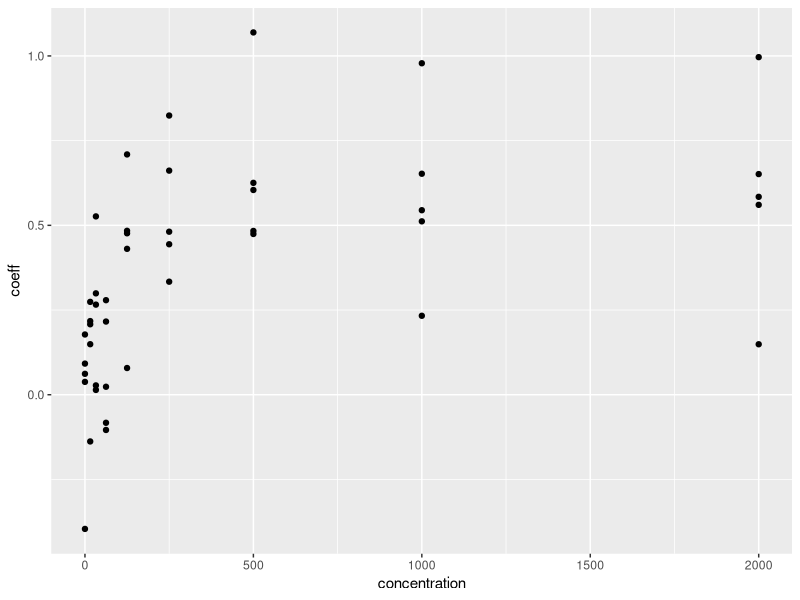
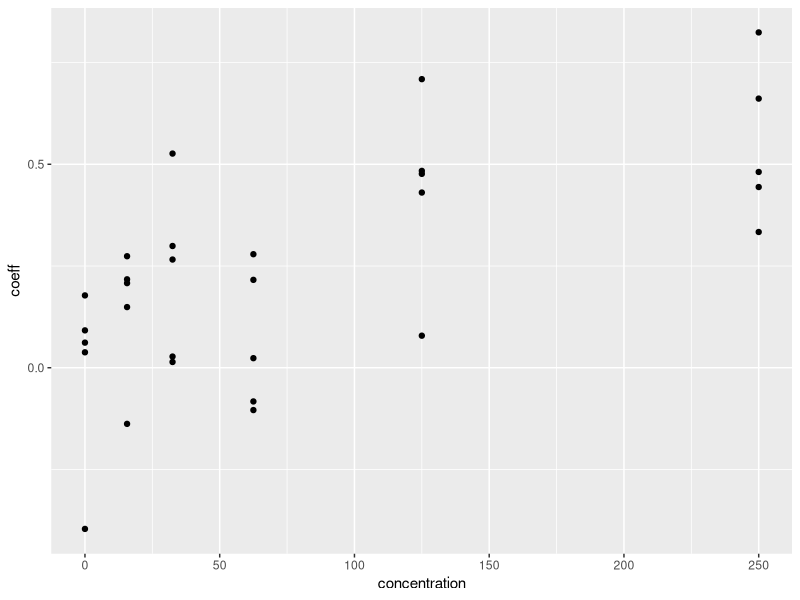
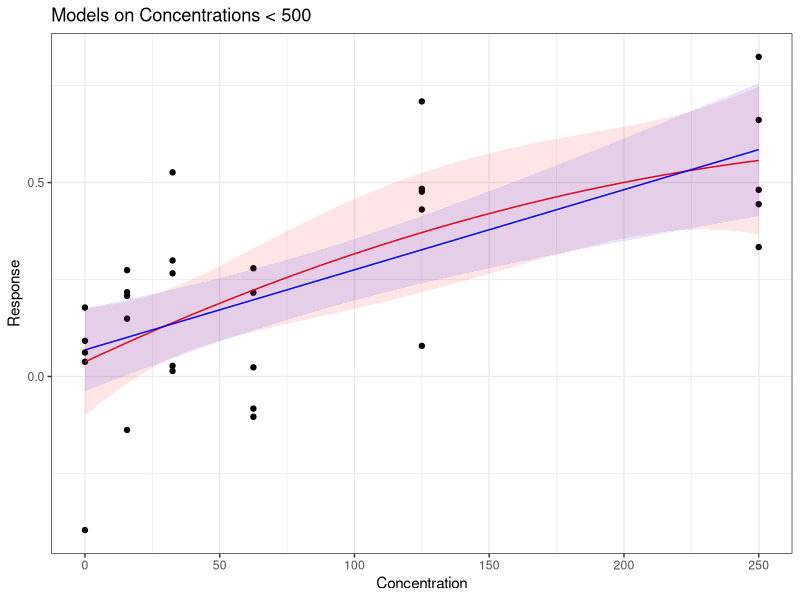
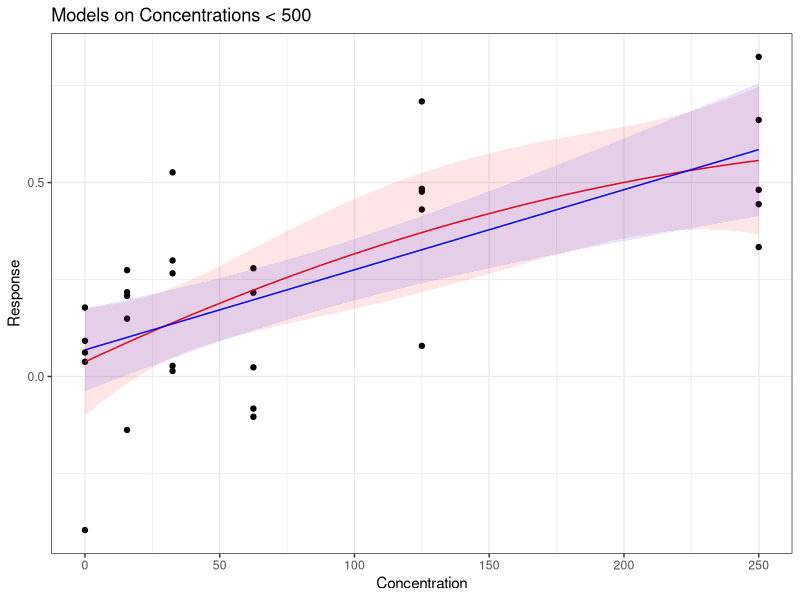

Write the R code that produced these figures, in order. (Note: this script raises an error after producing the figures.)
# load in packages
library(tidyr)
library(dplyr)
library(ggplot2)
library(nlme)

# fig path
fig_path <- 'figs'

# write function for determining x intercept for quadratic model
x_at_y0 <- function(xmin, xmax, model, y, colname_x){
  temp = data.frame(x = seq(xmin, xmax, length.out = 100000))
  colnames(temp) <- colname_x
  temp$z <- predict(model, temp)
  return(temp[which.min(abs(temp$z-y)),1])
}

# Analysis of CC low ####
# load in data
d_cclow <- readxl::read_excel('data/raw_data_310717.xlsx', range = 'A2:E47') %>%
  fill(., concentration) %>%
  data.frame()

# quick plot                             
ggplot(d_cclow) +
  geom_point(aes(concentration, coeff)) 

# filter out curve below 500
d_sub <- filter(d_cclow, concentration < 500)

# replot
ggplot(d_sub) +
  geom_point(aes(concentration, coeff)) 

# so this is where you need to make the decision of when to cut the data...
# could be < 50 concentration?

# I shall do an example model and simplification

# linear model only
lin_mod <- lm(coeff ~ concentration, d_sub)
quad_mod <- lm(coeff ~ concentration + I(concentration^2), d_sub)

# compare models
AIC(lin_mod, quad_mod)
anova(lin_mod, quad_mod)

# quadratic term is not significant here

# create a predictions dataset
preds <- data.frame(concentration = seq(min(d_sub$concentration), max(d_sub$concentration), length.out = 50)) %>%
  # predict the linear model with confidence intervals
  mutate(., pred_lin = predict(lin_mod, .),
         # upper confidence intervals
         lin_CI_high = predict(lin_mod, ., interval = 'confidence')[,3],
         # lower confidence intervals
         lin_CI_low = predict(lin_mod, ., interval = 'confidence')[,2],
         # predict the quadratic model
         pred_quad = predict(quad_mod, .),
         # upper confidence intervals
         quad_CI_high = predict(quad_mod, ., interval = 'confidence')[,3],
         # lower confidence intervals
         quad_CI_low = predict(quad_mod, ., interval = 'confidence')[,2])

# fancier plot
ggplot(d_sub) +
  geom_point(aes(concentration, coeff)) +
  geom_line(aes(concentration, pred_quad), col = 'red', preds) +
  geom_ribbon(aes(concentration, ymin = quad_CI_low, ymax = quad_CI_high), fill = 'red', alpha = 0.1, preds) +
  geom_line(aes(concentration, pred_lin), col = 'blue', preds) +
  geom_ribbon(aes(concentration, ymin = lin_CI_low, ymax = lin_CI_high), fill = 'blue', alpha = 0.1, preds) +
  theme_bw() +
  xlab('Concentration') +
  ylab('Response') +
  ggtitle('Models on Concentrations < 500')

ggsave(file.path(fig_path, 'conc_under500.pdf'), last_plot(), height = 8, width = 5)

# neither of these lines go through 0...
# will need to filter to a different point

# work out where a model passes through a y value

# y = 0
# for a linear model ####
# lin mod: y = ax + b
# x = (y - b)/a
x_at_y0_lin <- -coef(lin_mod)[1]/coef(lin_mod)[2]
# this currently does not work as it is a negative concentration

# for a quadratic model
# y = ax^2 + bx + c
x_at_y0_quad <- x_at_y0(-100, 100, quad_mod, 'concentration')
# this also currently does not as it is a negative concentration

# redo analysis byt filter at < 50 ####

# filter out curve below 50
d_sub <- filter(d_cclow, concentration < 50)

# linear model only
lin_mod <- lm(coeff ~ concentration, d_sub)
quad_mod <- lm(coeff ~ concentration + I(concentration^2), d_sub)

# compare models
AIC(lin_mod, quad_mod)
anova(lin_mod, quad_mod)

# quadratic term is not significant here

# create a predictions dataset
preds <- data.frame(concentration = seq(min(d_sub$concentration), max(d_sub$concentration), length.out = 50)) %>%
  # predict the linear model with confidence intervals
  mutate(., pred_lin = predict(lin_mod, .),
         # upper confidence intervals
         lin_CI_high = predict(lin_mod, ., interval = 'confidence')[,3],
         # lower confidence intervals
         lin_CI_low = predict(lin_mod, ., interval = 'confidence')[,2],
         # predict the quadratic model
         pred_quad = predict(quad_mod, .),
         # upper confidence intervals
         quad_CI_high = predict(quad_mod, ., interval = 'confidence')[,3],
         # lower confidence intervals
         quad_CI_low = predict(quad_mod, ., interval = 'confidence')[,2])

# fancier plot
ggplot(d_sub) +
  geom_point(aes(concentration, coeff)) +
  geom_line(aes(concentration, pred_quad), col = 'red', preds) +
  geom_ribbon(aes(concentration, ymin = quad_CI_low, ymax = quad_CI_high), fill = 'red', alpha = 0.1, preds) +
  geom_line(aes(concentration, pred_lin), col = 'blue', preds) +
  geom_ribbon(aes(concentration, ymin = lin_CI_low, ymax = lin_CI_high), fill = 'blue', alpha = 0.1, preds) +
  theme_bw() +
  xlab('Concentration') +
  ylab('Response') +
  ggtitle('Models on Concentrations < 50')

ggsave(file.path(fig_path, 'conc_under50.pdf'), last_plot(), height = 8, width = 5)

# neither of these lines go through 0...
# will need to filter to a different point

# work out where a model passes through a y value

# y = 0
# for a linear model ####
# lin mod: y = ax + b
# x = (y - b)/a
x_at_y0_lin <- -coef(lin_mod)[1]/coef(lin_mod)[2]
# this currently does not work as it is a negative concentration

# for a quadratic model
# y = ax^2 + bx + c
x_at_y0_quad <- x_at_y0(-100, 100, quad_mod, y = 0, 'concentration')
# this also currently does not work as it is only just a positive concentration

# create a means dataset and run the code on that ####
# This is going to be affected by the outliers that cross the x axis into negative numbers

# get means of each concentration
d_means <- group_by(d_cclow, concentration) %>%
  summarise(sd_coeff = sd(coeff),
            coeff = mean(coeff)) %>%
  data.frame()

# quickplot
ggplot(d_means) +
  geom_point(aes(concentration, coeff)) +
  geom_errorbar(aes(x = concentration, ymin = coeff - sd_coeff, ymax = coeff + sd_coeff))

# redo analysis on means ####
# filter out curve below 50
d_sub <- filter(d_means, concentration < 50)

# linear model only
lin_mod <- lm(coeff ~ concentration, d_sub)
quad_mod <- lm(coeff ~ concentration + I(concentration^2), d_sub)

# compare models
AIC(lin_mod, quad_mod)
anova(lin_mod, quad_mod)
# have to use a linear model because there are too few points to fit a quadratic, no degrees of freedom

# quadratic term is not significant here

# create a predictions dataset
preds <- data.frame(concentration = seq(min(d_sub$concentration), max(d_sub$concentration), length.out = 50)) %>%
  # predict the linear model with confidence intervals
  mutate(., pred_lin = predict(lin_mod, .),
         # upper confidence intervals
         lin_CI_high = predict(lin_mod, ., interval = 'confidence')[,3],
         # lower confidence intervals
         lin_CI_low = predict(lin_mod, ., interval = 'confidence')[,2],
         # predict the quadratic model
         pred_quad = predict(quad_mod, .),
         # upper confidence intervals
         quad_CI_high = predict(quad_mod, ., interval = 'confidence')[,3],
         # lower confidence intervals
         quad_CI_low = predict(quad_mod, ., interval = 'confidence')[,2])

# fancier plot
ggplot(d_sub) +
  geom_point(aes(concentration, coeff)) +
  geom_line(aes(concentration, pred_quad), col = 'red', preds) +
  geom_ribbon(aes(concentration, ymin = quad_CI_low, ymax = quad_CI_high), fill = 'red', alpha = 0.1, preds) +
  geom_line(aes(concentration, pred_lin), col = 'blue', preds) +
  geom_ribbon(aes(concentration, ymin = lin_CI_low, ymax = lin_CI_high), fill = 'blue', alpha = 0.1, preds) +
  theme_bw() +
  xlab('Concentration') +
  ylab('Response') +
  ggtitle('Models on Mean Concentrations < 50')

ggsave(file.path(fig_path, 'conc_under50_means.pdf'), last_plot(), height = 8, width = 5)


# However this still does not give you what you would like

# y = 0
x_at_y0_lin <- -coef(lin_mod)[1]/coef(lin_mod)[2]
# this currently does not work as it is a negative concentration

# for a quadratic model
x_at_y0_quad <- x_at_y0(-100, 100, quad_mod, y = 0, 'concentration')
# this also currently does not work as it is only just a positive concentration


